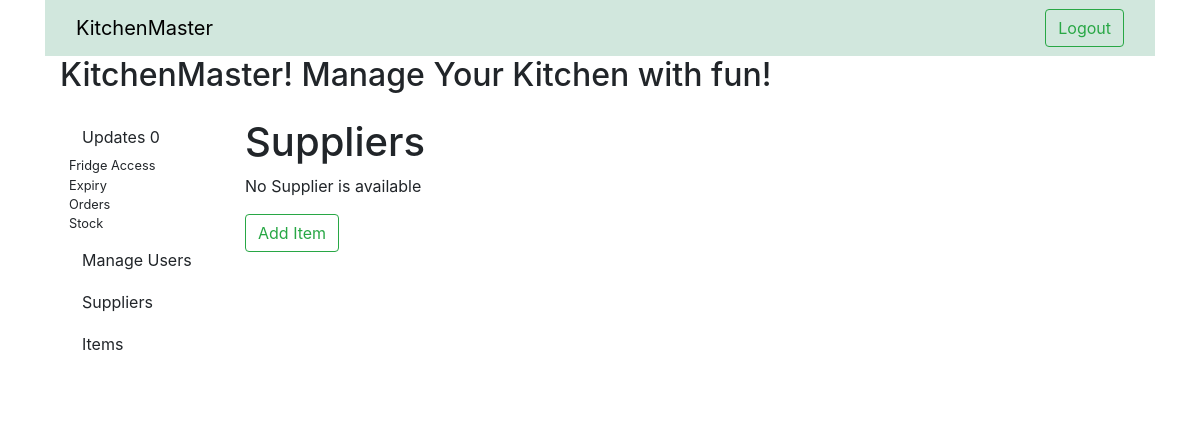
/suppliers/ (signed in), run on an earlier commit of the app's database.
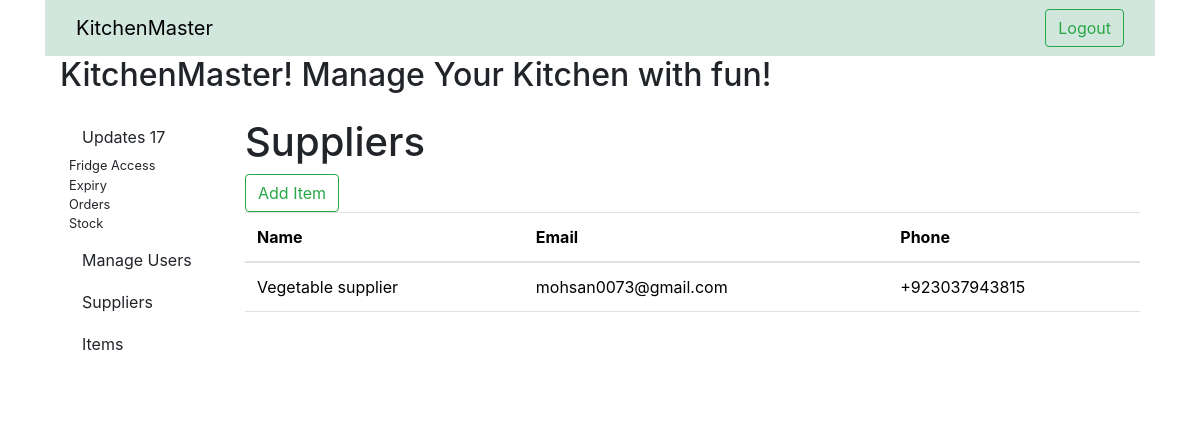
And on a later commit of the database.
### fridge/models.py (models this page shows, shortened)
class Suplier(models.Model):
    name = models.CharField(max_length=200)
    address = models.CharField(max_length=500)
    email = models.EmailField(null=False)
    phone = models.CharField(max_length=16, null=True)

### fridge/views.py (the view)
# urls.py: path('suppliers/', SupplierView.as_view(), name="suppliers"),
class SupplierView(LoginRequiredMixin, ListView):
    model = Suplier
    context_object_name = "suppliers_list"
    template_name = "fridge/supplier_list.html"

### fridge/context_processors.py (called while the page is built)
def dynamic_context(request):
    if request.user.is_superuser:
        notification_count = Notification.objects.filter(is_read=False).count()
        return {"notification_count": notification_count}
    return {}

### fridge/templates/fridge/supplier_list.html
{% extends "fridge/admin_base.html"%}
{% block superuser_content %}
    <h1>Suppliers</h1>
    {% if suppliers_list%}
    <a class="btn btn-outline-success" href="/items/add">Add Item</a>
    <table class="table">
        <thead>
          <tr>
            <th scope="col">Name</th>
            <th scope="col">Email</th>
            <th scope="col">Phone</th>
          </tr>
        </thead>
        <tbody>
          {% for supplier in suppliers_list %}
          <tr>
            <td>{{supplier.name}}</td>
            <td>{{supplier.email}}</td>
            <td>{{supplier.phone}}</td>
          </tr>
          {% endfor %}
        </tbody>
      </table>
    {% else %}
    <p>No Supplier is available</p>
    <a class="btn btn-outline-success" href="/supplier/add">Add Item</a>
    {% endif %}
    {% endblock superuser_content %}

### fridge/templates/fridge/admin_base.html
{% extends "fridge/base.html" %}
{% block content %}
{% include "fridge/header.html"%}
<div class="container-fluid mb-5">
    <h2 class class="mt-5">
        KitchenMaster! Manage Your Kitchen with fun!
    </h2>
    {% if user.is_superuser %}
        <div class="row flex-nowrap">
            {%include "fridge/sidebar.html"%}
            <div class="col py-3">
                {% block superuser_content %}
                {% endblock %}
              </div>
        </div>
    {% endif %}
</div>
{% endblock %}

### fridge/templates/fridge/base.html (shortened to what this page needs)
<!doctype html>
<html lang="en">
<head>
  <link href="https://cdn.jsdelivr.net/npm/bootstrap@5.3.2/dist/css/bootstrap.min.css" rel="stylesheet">
  <link rel="stylesheet" href="https://stackpath.bootstrapcdn.com/bootstrap/4.1.3/css/bootstrap.min.css">
  <link rel="stylesheet" href="https://cdn.jsdelivr.net/npm/bootstrap-icons@1.3.0/font/bootstrap-icons.css">
</head>
<body>
  <div class="container">
    {% block content %}
    {% endblock %}
  </div>
</body>
</html>

### fridge/templates/fridge/header.html (shortened to what this page needs)
<nav class="navbar bg-success-subtle navbar-expand-lg bg-body-tertiary">
    <div class="container-fluid">
      <a class="navbar-brand" href="#">KitchenMaster</a>
      <div class="d-flex" role="search">
        <a class="btn btn-outline-success" href="/logout">Logout</a>
      </div>
    </div>
  </nav>

### fridge/templates/fridge/sidebar.html (shortened to what this page needs)
<div class="col-auto col-md-3 col-xl-2 px-sm-2 px-0">
<div class="flex-shrink-0 p-3 bg-white" style="width: 280px;">
    <ul class="list-unstyled ps-0">
        <li class="mb-1">
            <a class="btn btn-toggle align-items-center rounded" href="/updates">
              Updates <span>{{ notification_count }}</span>
            </a>
            <div class="collapse show" id="dashboard-collapse">
              <ul class="btn-toggle-nav list-unstyled fw-normal pb-1 small">
                <li><a href="/updates/access" class="link-dark rounded">Fridge Access</a></li>
                <li><a href="/updates/expiry" class="link-dark rounded">Expiry</a></li>
                <li><a href="/updates/order" class="link-dark rounded">Orders</a></li>
                <li><a href="/updates/stocks" class="link-dark rounded">Stock</a></li>
              </ul>
            </div>
          </li>
      <li class="mb-1">
        <button class="btn btn-toggle align-items-center rounded collapsed" data-bs-toggle="collapse" data-bs-target="#dashboard-collapse" aria-expanded="false">
          Manage Users
        </button>
      </li>
      <li class="mb-1">
        <a class="btn btn-toggle align-items-center" href="/suppliers/">
          Suppliers
        </a>
      </li>
      <li class="mb-1">
        <a class="btn btn-toggle align-items-center" href="/items/" >
          Items
        </a>
      </li>
    </ul>
  </div>
</div>

What changed in the data, as far as the page shows it:
added Suplier: name "Vegetable supplier", email "mohsan0073@gmail.com", phone "+923037943815"
Also different on the page:
{{ notification_count }}: "0" → "17"
text no longer shown: "No Supplier is available"
text now shown: "Name Email Phone"
